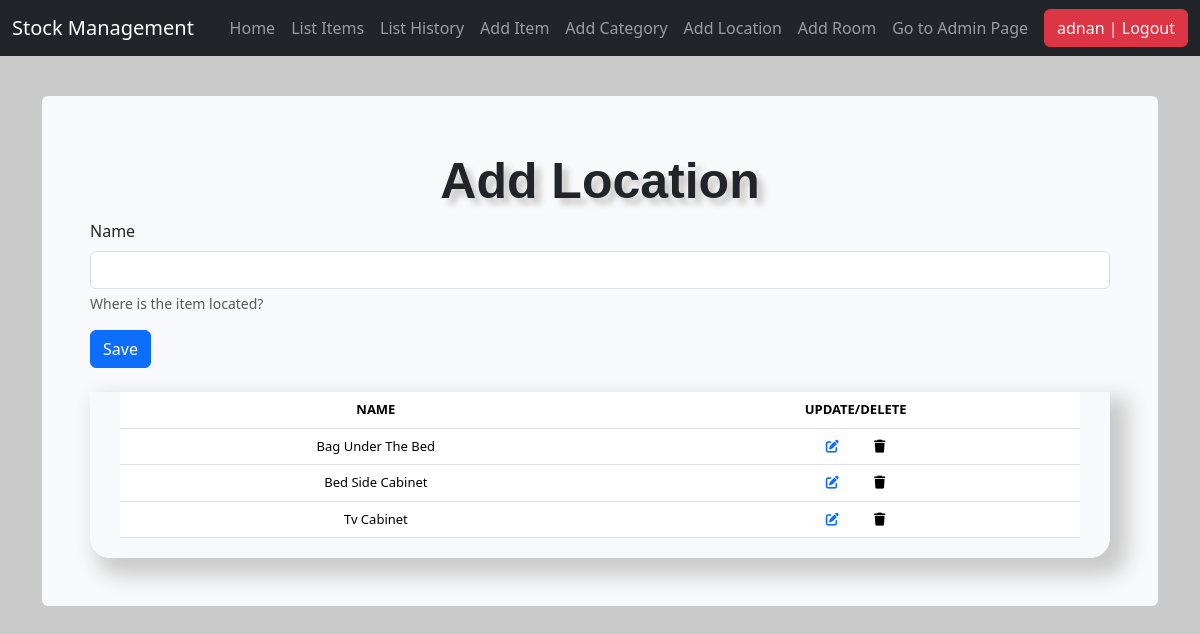
The page /add_location/ (signed in) on the database as committed earlier.
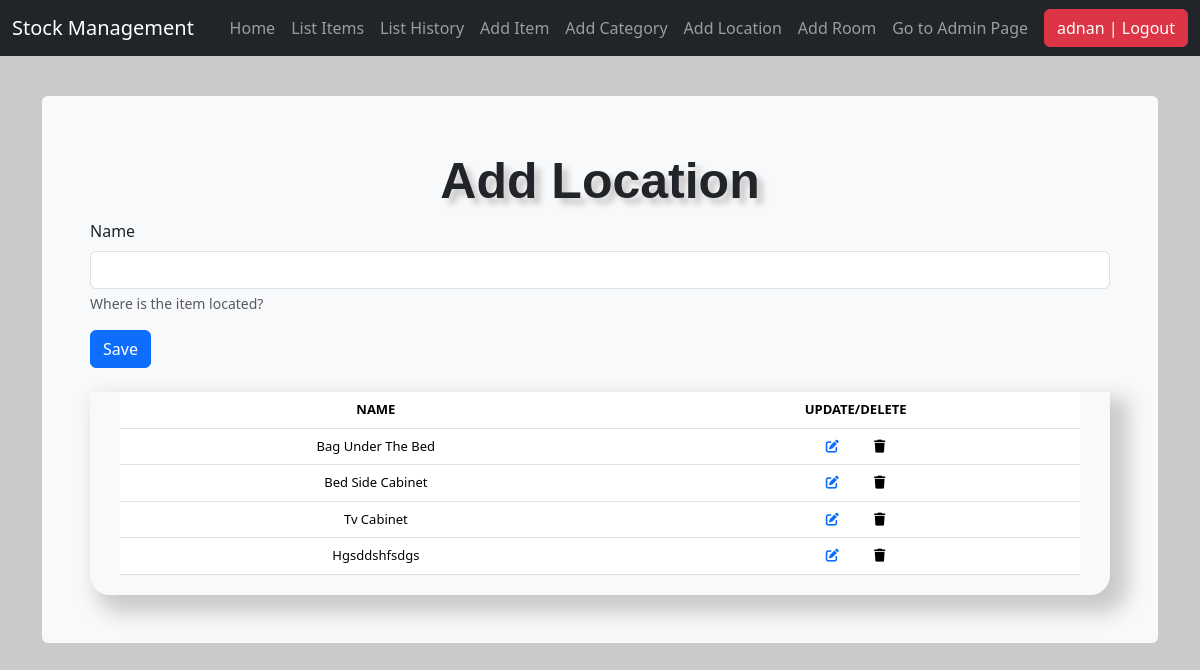
The same page on the database as committed later.
### stockmgmt/models.py (models this page shows, shortened)
class Location(models.Model):
    name = models.CharField(max_length=50, blank=True,
                            null=True, help_text="Where is the item located?")

### stockmgmt/views.py (the view)
# urls.py: path('add_location/', views.add_location, name='add_location'),
@login_required
def add_location(request):
    form = LocationCreateForm(request.POST or None)
    if form.is_valid():
        form.save()
        messages.success(request, "The new location has been added.")
        return redirect('add_items')
    queryset = Location.objects.all()
    context = {
        "form": form,
        "title": "Add Location",
        "queryset": queryset,
    }
    return render(request, "./includes/add_location.html", context)

### stockmgmt/forms.py
class LocationCreateForm(forms.ModelForm):
    class Meta:
        model = Location
        fields = [
            'name'
        ]

### stockmgmt/templates/includes/add_location.html (shortened to what this page needs)
{% extends 'base.html' %}
{% load crispy_forms_tags %}
{% block content %}
<form method="POST">
    <div>
        <div>
            {{ form.name|as_crispy_field }}
        </div>
    </div>
    <div class="form-group">
        <input type="submit" value='Save' class="btn btn-primary" />
    </div>
</form>
<br />
<div class="display_table" id="display_table">
    <table class='table'>
        <thead>
            <tr>
                <th>NAME</th>
                <th>UPDATE/DELETE</th>
            </tr>
        </thead>
        {% for instance in queryset %}
        <tr>
            <td>{{instance.name|title}}</td>
            <td><a href="{% url 'update_location' instance.id %}"><i class="fa-solid fa-pen-to-square px-3"></i></a>
                <a onclick="deleteLocationConfirmation('{{ instance.name.title }}',
                    '{% url 'delete_location' instance.id %}')">
                    <i class="fa-solid fa-trash px-3"></i>
                </a>
            </td>
        </tr>
        {% endfor %}
    </table>
</div>
{% endblock %}

Rows that differ between the two databases and show on the page:
added Location: name "Hgsddshfsdgs"
